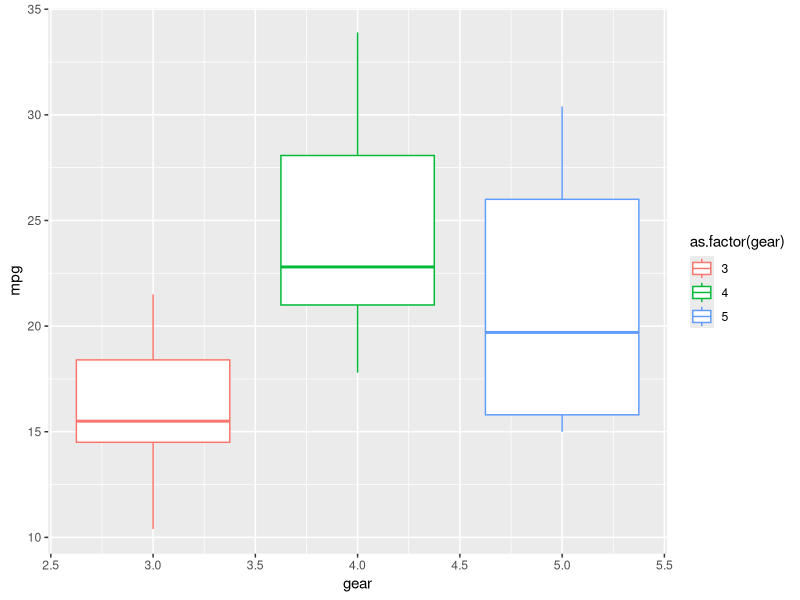
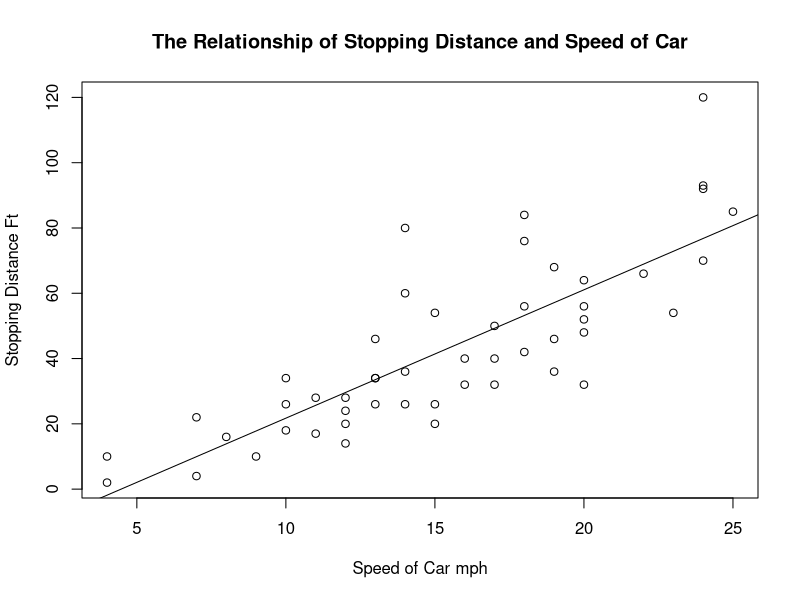
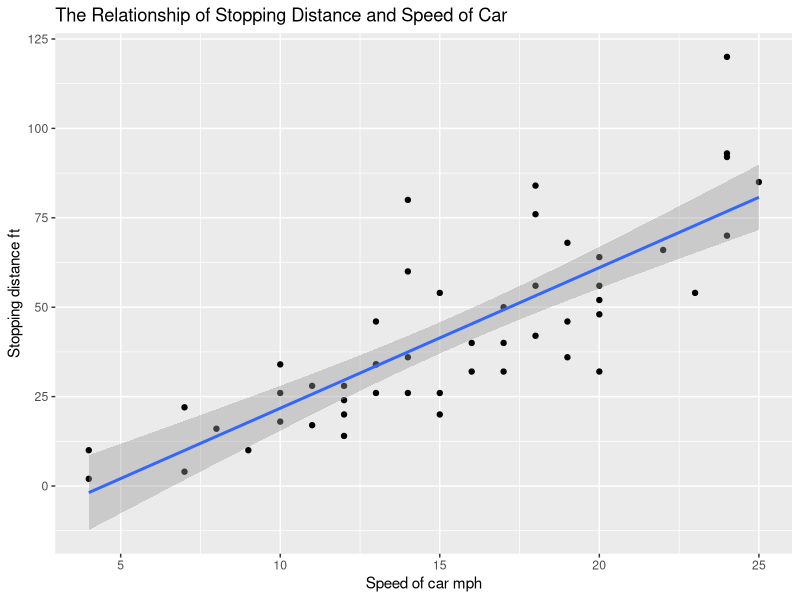
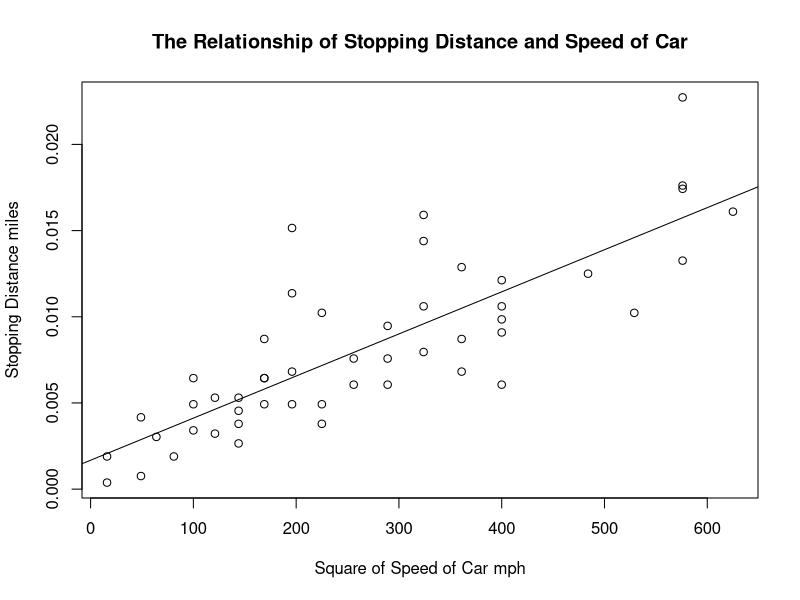
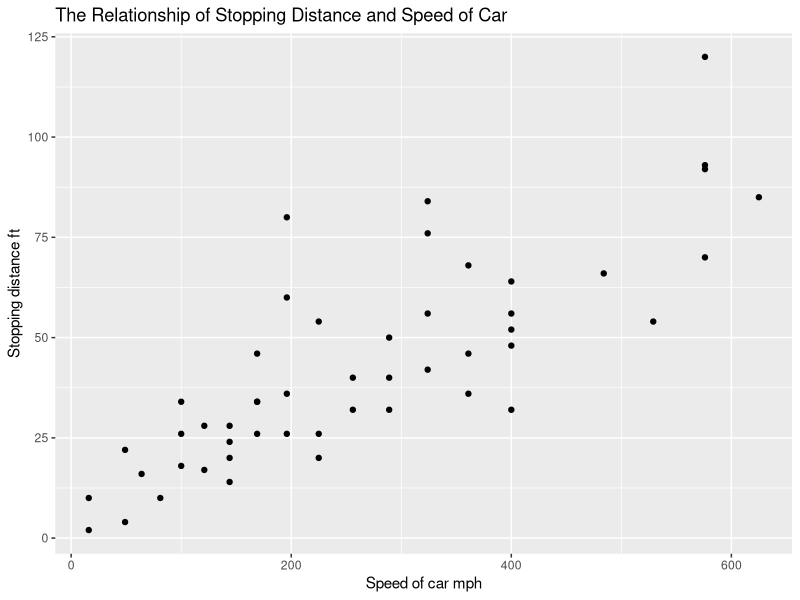

Source code (R) for these figures, in order:
## ---- chunk 1
sum(5:55)
## ---- chunk 2
sumfun <- function(n) {
  ans <- sum(5:n)
  return(ans)
}
sumfun(10)
sumfun(20)
sumfun(100)
## ---- chunk 3
fibonacci = c()
fibonacci[1] = fibonacci[2] = 1
for(i in 3:12){fibonacci[i]=fibonacci[i-2]+fibonacci[i-1]}
fibonacci
## ---- chunk 4
library(ggplot2)
ggplot(data=mtcars,aes(x=gear,y=mpg))+geom_boxplot(aes(col=as.factor(gear)))
## ---- chunk 5
task<-lm(dist ~ speed, data = cars)
summary(task)

plot(dist ~ speed, data = cars, ylab = "Stopping Distance Ft", xlab = "Speed of Car mph", main = "The Relationship of Stopping Distance and Speed of Car")
abline(task)

## ---- chunk 6
ggplot(cars,aes(speed,dist))+geom_point()+geom_smooth(method="lm",formula="y~x")+ggtitle("The Relationship of Stopping Distance and Speed of Car")+xlab("Speed of car mph")+ylab("Stopping distance ft")
## ---- chunk 7
speedsq <- cars$speed^2
distm <- cars$dist*0.000189394 #convert the distance from feet to miles and assign to variable distm
task2<-lm(distm ~ speedsq, data=cars) #assign the linear model to task2
summary(task2) #provide summary of linear model

plot(distm ~ speedsq, data = cars, ylab = "Stopping Distance miles", xlab = "Square of Speed of Car mph", main = "The Relationship of Stopping Distance and Speed of Car")
abline(task2)
## ---- chunk 8
#Time = distance/speed. Therefore the slope gives the time. I need to convert the reaction time into seconds. 1 hour = 3600 seconds
reactiontime <- 2.443e-05*3600
reactiontime #this seems very quick to be a realistic reaction time. 
## ---- chunk 9
ggplot(cars,aes(speedsq,dist))+geom_point()+geom_smooth(method="lm",formula="y~speedsq")+ggtitle("The Relationship of Stopping Distance and Speed of Car")+xlab("Speed of car mph")+ylab("Stopping distance ft")
